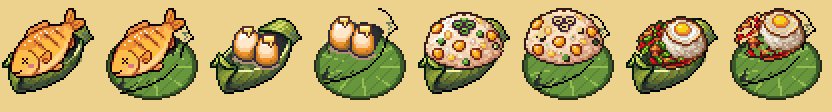
#> input picture art-src/m7a_ui_1106/drafts/roundleaf_test.png, 1664 x 224 px (shown at 1/2 size)
$ python -i m16.py   (imports and definitions only)
#> lines starting #> are read from the running program, lines starting #| are printed output that depends on the picture
#> further down, picture is the input picture: PIL image 1664x224 RGBA; mean R, G, B, A 187.4, 169, 106.6, 255
from PIL import Image
from collections import Counter
import json, os, sys
sys.path.insert(0,'/tmp/claude-0/-home-claude/2fdc073d-3a9e-55e8-a817-5b2ba50a762e/scratchpad/realhomes')
from half import half
D=os.path.dirname(os.path.abspath(__file__))
# [1 line not run here, left out]
def bagpath(k): return f'{D}/bag/'+M[k].replace('/dishes/','/dishes_bag/').replace('/desserts/','/desserts_bag/')
def outer(im,col=(40,26,22)):
#> called with col = (40, 26, 22)
    W,H=im.size; o=Image.new('RGBA',(W+2,H+2)); o.alpha_composite(im,(1,1)); src=o.copy()
#> after `W, H = im.size`: W = 1664; H = 224
#> after `o = Image.new('RGBA', (W + 2, H + 2))`: o: PIL image 1666x226 RGBA; every value is 0
#> after `o.alpha_composite(im, (1, 1))`:
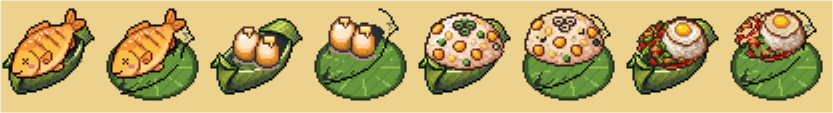
#> o: PIL image 1666x226 RGBA (shown at 1/2 size); mean R, G, B, A 185.5, 167.3, 105.5, 252.4; transparent parts drawn white
    for y in range(H+2):
        for x in range(W+2):
            if src.getpixel((x,y))[3]==0 and any(0<=x+dx<W+2 and 0<=y+dy<H+2 and src.getpixel((x+dx,y+dy))[3] for dx,dy in((1,0),(-1,0),(0,1),(0,-1))):
                o.putpixel((x,y),col+(255,))
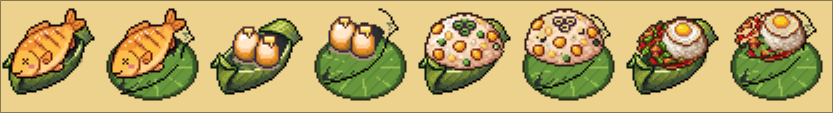
#> o: PIL image 1666x226 RGBA (shown at 1/2 size); mean R, G, B, A 185.9, 167.6, 105.7, 255; transparent parts drawn white
    return o.crop(o.getbbox())
def mini16(k):
    h=half(bagpath(k)); return outer(h)
# [8 lines not run here, left out]

>>> from PIL import Image
>>> picture = Image.open('../drafts/roundleaf_test.png')
>>> result = outer(picture)
